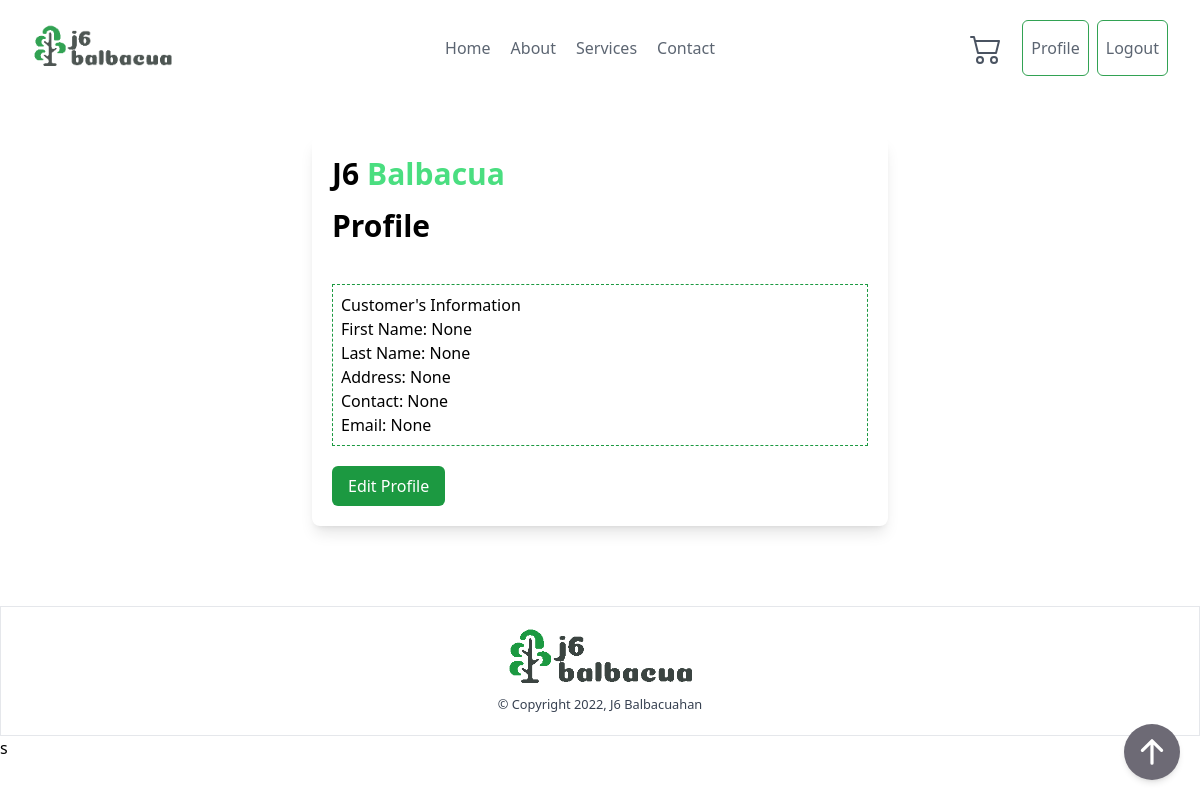
Before: /profile/ (signed in) with the older database file.
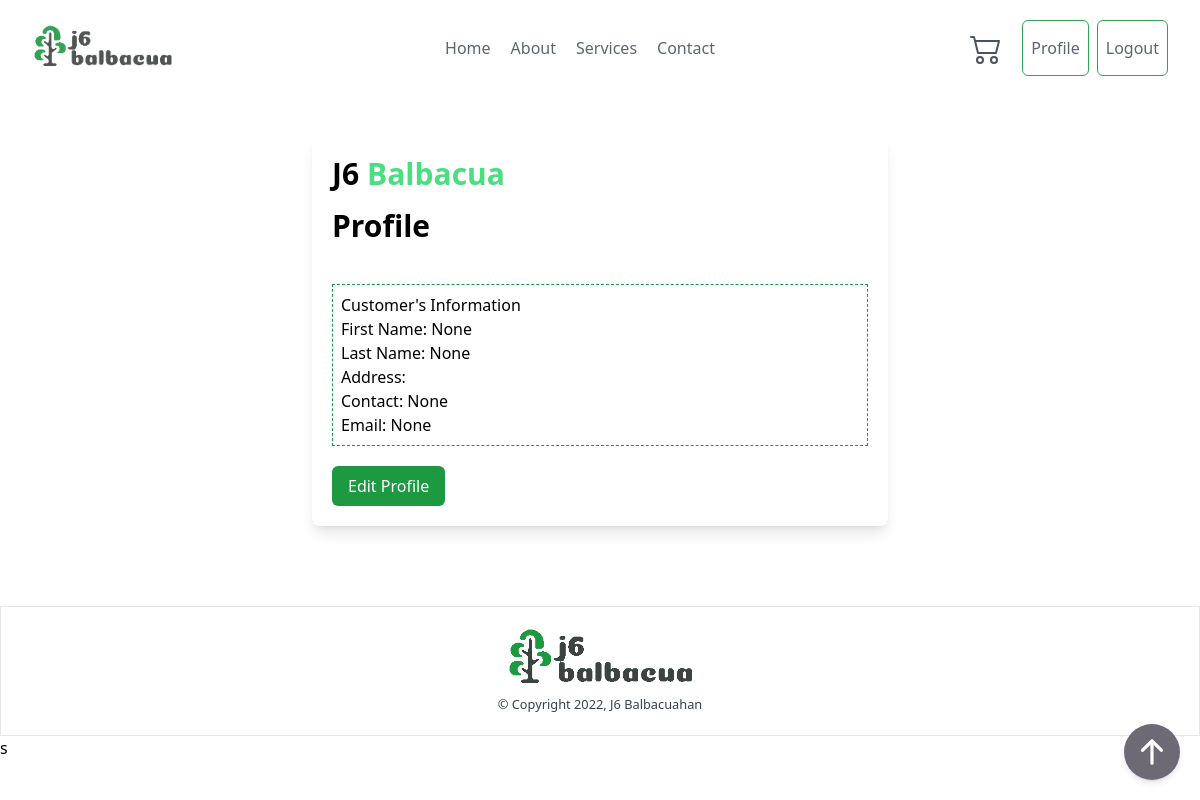
After: the same page with the newer database file.
### ordering/models.py (models this page shows, shortened)
class Profile(models.Model):
    user = models.OneToOneField(User, related_name='user', on_delete=models.CASCADE)
    first_name = models.CharField(max_length=255, blank=True, null=True)
    last_name = models.CharField(max_length=255, blank=True, null=True)
    middle_initial = models.CharField(max_length=1, blank=True, null=True)
    address = models.TextField(max_length=2225, blank=True, null=True)
    cellphone_number = models.IntegerField(blank=True, null=True)
    email_address = models.EmailField(blank=True, null=True)

### ordering/views.py (the view)
# urls.py: path('profile/', views.ProfileView.as_view(), name='profile'),
class ProfileView(LoginRequiredMixin ,View):
    login_url = '/login/'
    def get(self, request):
        user = User.objects.get(pk=request.user.pk)
        profile = Profile.objects.get(user=user)
        if 'cart' in self.request.session:
            cart = self.request.session['cart']
        else:
            cart = []
        context = {
            'cart': len(cart),
            'profile': profile
        }
        return render(request, 'profile.html', context)

### templates/profile.html
{% extends 'base.html' %}
{% block content %}
{% include 'components/header.html' %}
    <div class="container mx-auto py-10 mb-10">
        <div class="container mx-auto max-w-md bg-white shadow-lg rounded-lg md:max-w-xl">
            <div class="md:flex ">
                <div class="w-full p-4 px-5 py-5">
                    <div class="flex gap-2 flex-row mb-4">
                        <h2 class="text-3xl font-semibold">J6</h2>
                        <h2 class="text-3xl text-green-400 font-semibold">Balbacua</h2>
                    </div>
                    <div class="mb-10 text-3xl font-semibold">Profile</div>
                    <div class="border border-j6primary border-dashed p-2">
                        <h3>Customer's Information</h3>
                        <div>First Name: {{profile.first_name}}</div>
                        <div>Last Name: {{profile.last_name}}</div>
                        <div>Address: {{profile.address}}</div>
                        <div>Contact: {{profile.cellphone_number}}</div>
                        <div>Email: {{profile.email_address}}</div>
                    </div>
                    <div class="mt-5">
                        <button
                        class="px-4 py-2 text-white transition-colors duration-200 transform rounded-md bg-j6primary hover:bg-green-500 focus:outline-none focus:bg-green-500"
                        >
                        Edit Profile
                        </button>
                    </div>
                </div>
            </div>
        </div>
    </div>
{% include 'components/footer.html' %}s
{% endblock content %}

Changed rows visible on the page:
changed Profile "None": address "None" → (not shown)
